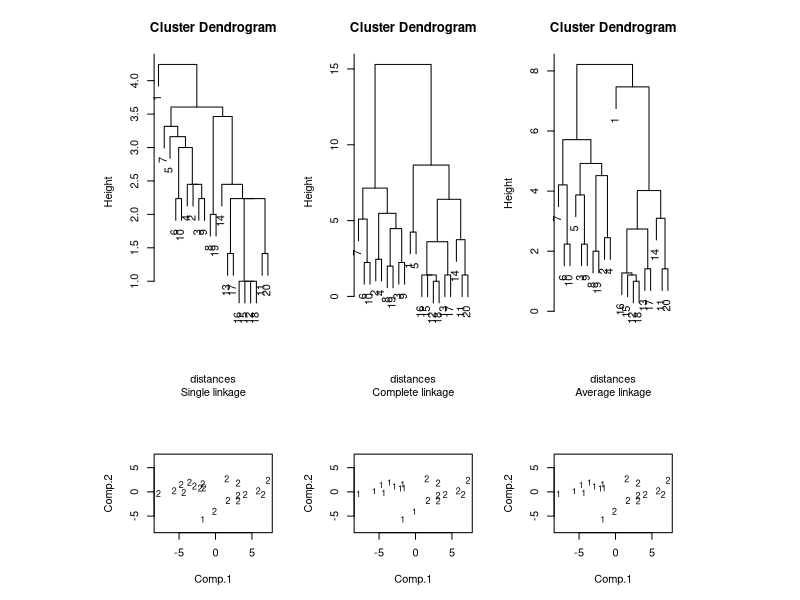

This chart was generated by the following R code: (Note: this script raises an error after producing the figure.)
## ---- chunk 1
knitr::opts_chunk$set(echo = TRUE)
## ---- chunk 2
body <- structure(list(
  Chest = c(34, 37, 38, 36, 38, 43, 40, 38, 40, 41, 36, 36, 34, 33, 36, 37, 34, 36, 38, 35), 
  Waist = c(30, 32, 30, 33, 29, 32, 33, 30, 30, 32, 24, 25, 24, 22, 26, 26, 25, 26, 28, 23), 
  Hips = c(32, 37, 36, 39, 33, 38, 42, 40, 37, 39, 35, 37, 37, 34, 38, 37, 38, 37, 40, 35)), 
  .Names = c("Chest", "Waist", "Hips"), row.names = c(NA, -20L), class = "data.frame")
body
## ---- chunk 3
attach(body)
distances <- dist(body)

body_sl3 <- cutree(hclust(distances, method = "single"), h=3.8)
body_cl2 <- cutree(hclust(distances, method = "complete"), h=10)
body_al2 <- cutree(hclust(distances, method = "average"), h=7.8)

layout(matrix(c(1,2,3,4,5,6), 2, 3, byrow=TRUE), c(1,1,1), c(2,1), TRUE)

plot(hclust(distances, method = "single"), ylab =" Height", sub = "Single linkage")
plot(hclust(distances, method = "complete"), ylab =" Height", sub = "Complete linkage")
plot(hclust(distances, method = "average"), ylab = "Height", sub = "Average linkage")

body_pc <- princomp(body)
xlim <- range(body_pc$scores[, 1])

plot(body_pc$scores[, 1:2], type = "n",xlim = xlim, ylim =xlim)
text(body_pc$scores[, 1:2], labels = body_sl3, cex=0.8)

plot(body_pc$scores[, 1:2], type = "n",xlim = xlim, ylim = xlim)
text(body_pc$scores[, 1:2], labels = body_cl2, cex=0.8)

plot(body_pc$scores[, 1:2], type = "n", xlim = xlim, ylim = xlim)
text(body_pc$scores[, 1:2], labels = body_al2, cex=0.8)

detach(body)
## ---- chunk 4
library(dplyr)
W16M50 <- read.csv("data/w16m50.csv")
countries <- W16M50$country
row.names(W16M50) <- countries
W16M50 <- W16M50 %>% select(-country)

W16M50[c("Japan", "Italy", "Spain", "United Kingdom", "Finland", "Cuba", "United States"), ]

var(W16M50)
## ---- chunk 5
distances <- dist(W16M50)
hclu <- hclust(distances, method = "complete")

#install.packages("ggdendro")
library(ggdendro)
library(ggplot2)

p1 <- ggdendrogram(hclu, rotate = TRUE, theme_dendro = FALSE)
p2 <- p1 + theme_bw()
p3 <- p2 + scale_y_continuous(name = "Height", breaks = seq(0, 25, 5)) # obs: rotation!
p4 <- p3 + theme(panel.grid.major = element_blank(), panel.grid.minor = element_blank())
p5 <- p4 + xlab("") # obs: rotation!
p6 <- p5 + theme(axis.text.y = element_text(color = "black", size = 7)) # obs: rotation!
p6
## ---- chunk 6
life_cl4 <- cutree(hclu, k=4)
pairs(W16M50, panel = function(x,y) text(x, y, labels = life_cl4, cex=1.0))

## ---- chunk 7
life_pc <- princomp(W16M50, cor = TRUE)
pc_scores <- as.data.frame(life_pc$scores)
pc_scores <- cbind(pc_scores, life_cl4)
pc_scores$life_cl4 <- as.factor(pc_scores$life_cl4)

pcvar <- round(100 * life_pc$sdev / sum(life_pc$sdev), 2)
xlabel <- paste("PC 1 (", pcvar[1], " %)", sep = "")
ylabel <- paste("PC 2 (", pcvar[2], " %)", sep = "")

p1 <- ggplot(pc_scores, aes(x = Comp.1, y = Comp.2, colour = life_cl4))
# p1 <- ggplot(pc_scores, aes(x = Comp.1, y = Comp.2)) # b&w points (book)
p2 <- p1 + geom_text(aes(label = life_cl4), size=3)
p3 <- p2 + geom_text(aes(label = countries), position = position_nudge(y = -0.15), size=1.5)
p4 <- p3 + scale_x_continuous(name = xlabel, 
                              breaks = seq(-4, 3, 1)) + scale_y_continuous(name = ylabel)
p5 <- p4 + theme_bw()
p6 <- p5 + theme(panel.grid.major = element_blank(), panel.grid.minor = element_blank(), 
                 legend.position = "none")
p7 <- p6 + coord_fixed(ratio = 1)
p7

## ---- chunk 8
country.mean <- lapply(1:4, function(nc) apply(W16M50[life_cl4 == nc, ], 2, mean))
country.clus <- lapply(1:4, function(nc) countries[life_cl4 == nc])

country.mean
country.clus
## ---- chunk 9
crime <- read.table("data/crime.txt", sep = '\t')
rlabs <- row.names(crime)

head(crime)
# DC (outlier, see Chapter 13):
crime[24, ]

# remove DC:
crime <- crime[-24, ]

# variances:
apply(crime, 2, var)

# standardize by range
rge <- apply(crime, 2, max) - apply(crime, 2, min)
crime_std <- sweep(crime, 2, rge, FUN = "/")

# variances of the std data:
apply(crime_std, 2, var)
## ---- chunk 10
# plot of wgss against number of clusters:
n <- length(crime_std[, 1])
wss1 <- (n-1) * sum(apply(crime_std, 2, var))
wss <- numeric(0)
for(i in 2:6) {
    W <- sum(kmeans(crime_std, i)$withinss)
    wss <- c(wss, W)
}
wss <- c(wss1, wss)
plot(1:6, wss, type = "l", 
     xlab = "Number of groups", ylab = "Within groups sum of squares", lwd=2)

## ---- chunk 11
# get two-group solution from k-means and group means and membership
crime_kmean2 <- kmeans(crime_std, 2)
lapply(1:2, function(nc) apply(crime[crime_kmean2$cluster == nc, ], 2, mean))
lapply(1:2, function(nc) rlabs[crime_kmean2$cluster == nc])
## ---- chunk 12
crime_pc <- princomp(crime_std, cor = TRUE)
xlim <- range(crime_pc$scores[, 1])
plot(crime_pc$scores[, 1:2], type = "n", xlim = xlim, ylim = xlim)
text(crime_pc$scores[, 1:2], labels = crime_kmean2$cluster, cex=0.8)

## ---- chunk 13
prop <- read.table("data/prop.txt", sep = '\t')
options(digits=3)
prop
## ---- chunk 14
#install.packages("mclust")
library(mclust)

# obs: seeking a correspondence with the 1st ed. (2009) version that was done
# using mclust ver.2 (whereas the results below were achieved with mclust ver.5):
prop_mclust <- Mclust(prop, modelNames = c("EII", "VII", "EEI", "VVI", "EEE", "VVV"))
plot(prop_mclust, what = "BIC", symbols = c("5","2","1","6","3","4"), 
     xlab = "Number of Clusters", ylim = c(-110,50))
# Note:
# "EII" = spherical, equal volume
# "VII" = spherical, unequal volume
# "EEI" = diagonal, equal volume and shape
# "VVI" = diagonal, varying volume and shape
# "EEE" = ellipsoidal, equal volume, shape, and orientation
# "VVV" = ellipsoidal, varying volume, shape, and orientation
# (there are several more options in mclust ver.5)

## ---- chunk 15
# obs: the optimal model (4: "VVV") with mclust ver.5 has only two clusters
prop_mclust$parameters$mean[, 1]
prop_mclust$parameters$mean[, 2]
row.names(prop)[prop_mclust$classification == 1]
row.names(prop)[prop_mclust$classification == 2]
